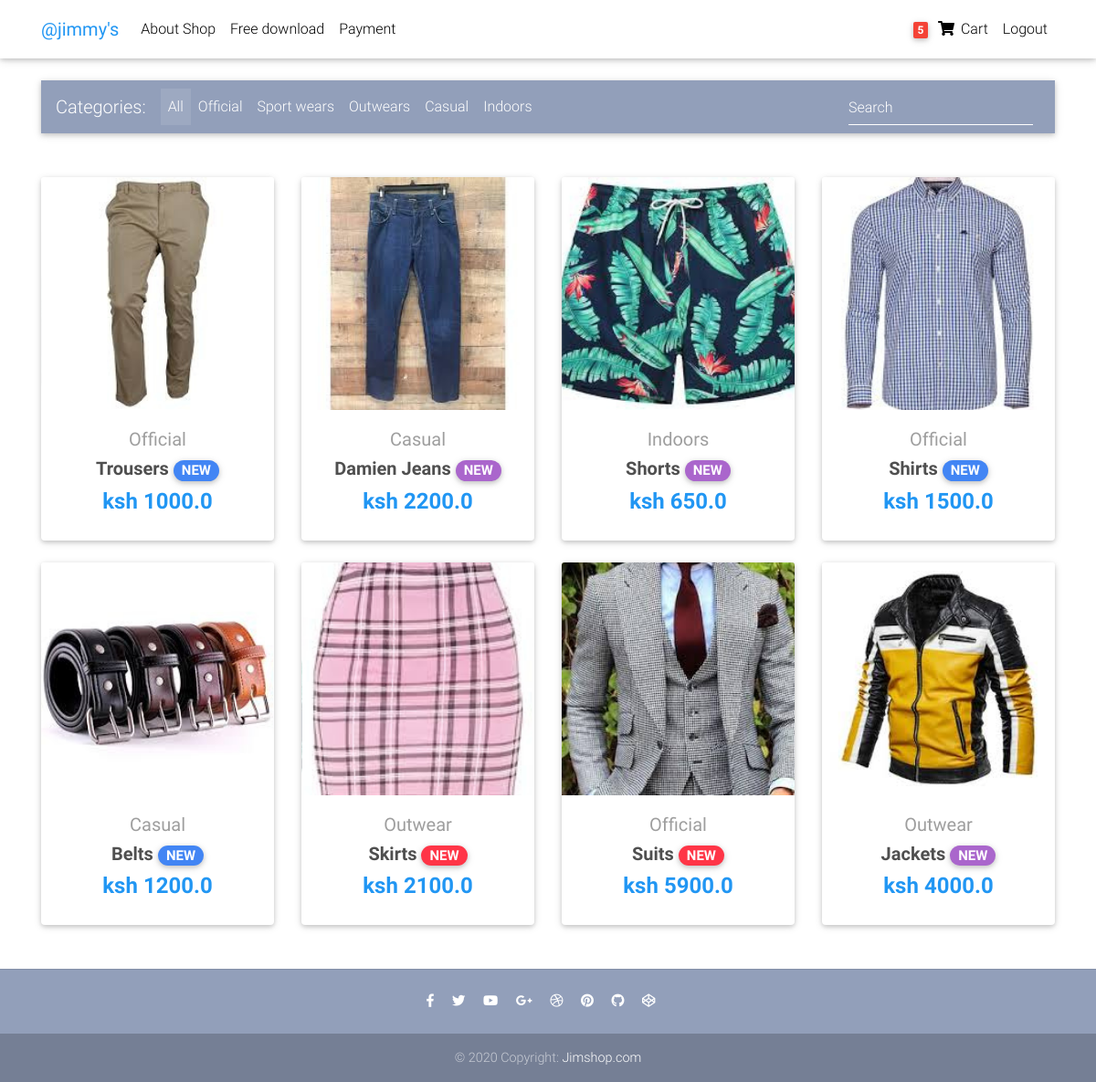
Page /core/ (signed in) on the committed database.
### core/models.py (models this page shows, shortened)
class Order(models.Model):
    user = models.ForeignKey(settings.AUTH_USER_MODEL, on_delete=models.CASCADE)
    items = models.ManyToManyField(OrderItem)
    start_date = models.DateTimeField(auto_now_add=True)
    ordered_date = models.DateTimeField()
    ordered = models.BooleanField(default=False)
    payment_address = models.ForeignKey('PaymentAddress', on_delete=models.SET_NULL, blank=True, null=True)
    payment = models.ForeignKey('Payment', on_delete=models.SET_NULL, blank=True, null=True)

class Item(models.Model):
    title = models.CharField(max_length=100)
    price = models.FloatField()
    discount_price = models.FloatField(blank=True, null=True)
    category = models.CharField(choices=CATEGORY_CHOICES, max_length=2)
    label = models.CharField(choices=LABEL_CHOICES, max_length=1)
    slug = models.SlugField()
    description = models.TextField(default="This is a product description")
    image = models.ImageField(blank=True, null=True, default = "")
    def get_absolute_url(self):
        return reverse("core:products", kwargs={'slug': self.slug})
    @property
    def imageUrl(self):
        try:
            url = self.image.url
        except:
            url = ''
        return url

### core/views.py (the view)
# urls.py: path('', views.HomeView.as_view(), name='home'),
class HomeView(ListView):
    model = Item
    paginate_by = 10
    template_name = "home-page.html"

### core/templatetags/cart_template_tags.py (called while the page is built)
@register.filter
def cart_item_count(user):
    if user.is_authenticated:
        qs = Order.objects.filter(user=user, ordered=False)
        if qs.exists():
            return qs[0].items.count()
    return 0

### templates/home-page.html (shortened to what this page needs)
{% extends 'base.html' %}
{% block content%}
<body>
  <main>
    <div class="container">
      <nav class="navbar navbar-expand-lg navbar-dark mdb-color lighten-3 mt-3 mb-5">
        <span class="navbar-brand">Categories:</span>
        <div class="collapse navbar-collapse" id="basicExampleNav">
          <ul class="navbar-nav mr-auto">
            <li class="nav-item active">
              <a class="nav-link" href="#">All
              </a>
            </li>
            <li class="nav-item">
              <a class="nav-link" href="#">Official</a>
            </li>
            <li class="nav-item">
              <a class="nav-link" href="#">Sport wears</a>
            </li>
            <li class="nav-item">
              <a class="nav-link" href="#">Outwears</a>
            </li>
            <li class="nav-item">
              <a class="nav-link" href="#">Casual</a>
            </li>
            <li class="nav-item">
              <a class="nav-link" href="#">Indoors</a>
            </li>
          </ul>
          <form class="form-inline">
            <div class="md-form my-0">
              <input class="form-control mr-sm-2" type="text" placeholder="Search" aria-label="Search">
            </div>
          </form>
        </div>
      </nav>
      <section class="text-center mb-4">
        <div class="row wow fadeIn">
          {% for item in object_list %}
          <div class="col-lg-3 col-md-6 mb-4">
            <div class="card">
              <div class="view overlay">
                <img src="{{item.imageUrl}}" class="card-img-top"
                  alt="">
              </div>
              <div class="card-body text-center">
                <a href="" class="grey-text">
                  <h5>{{ item.get_category_display }}</h5>
                </a>
                <h5>
                  <strong>
                    <a href="{{ item.get_absolute_url }}" class="dark-grey-text">{{ item.title }}
                      <span class="badge badge-pill {{ item.get_label_display }}-color">NEW</span>
                    </a>
                  </strong>
                </h5>
                <h4 class="font-weight-bold blue-text">
                  <strong>ksh
                    {% if item.discount_price %}
                      {{ item.discount_price }}
                    {% else %}
                      {{ item.price }}
                    {% endif %}
                  </strong>
                </h4>
              </div>
            </div>
          </div>
          {% endfor %}
        </div>
      </section>
    </div>
  </main>
</body>
</html>
{% endblock %}

### templates/navbar.html (shortened to what this page needs)
{% load cart_template_tags %}
<nav class="navbar fixed-top navbar-expand-lg navbar-light white scrolling-navbar">
    <div class="container">
        <a class="navbar-brand waves-effect" href="{% url 'core:home' %}">
            <strong class="blue-text">@jimmy's</strong>
        </a>
        <div class="collapse navbar-collapse" id="navbarSupportedContent">
            <ul class="navbar-nav mr-auto">
            <li class="nav-item">
                <a class="nav-link waves-effect" href="https://mdbootstrap.com/docs/jquery/" target="_blank">About Shop</a>
            </li>
            <li class="nav-item">
                <a class="nav-link waves-effect" href="https://mdbootstrap.com/docs/jquery/getting-started/download/"
                target="_blank">Free download</a>
            </li>
            <li class="nav-item">
                <a class="nav-link waves-effect" href="{% url 'payment:payment' %}">Payment</a>
            </li>
            </ul>
            <ul class="navbar-nav nav-flex-icons">
                {% if request.user.is_authenticated %}
                <li class="nav-item">
                    <a href="{% url 'core:order-summary' %}" class="nav-link waves-effect">
                        <span class="badge red z-depth-1 mr-1"> {{ request.user|cart_item_count }} </span>
                        <i class="fas fa-shopping-cart"></i>
                        <span class="clearfix d-none d-sm-inline-block"> Cart </span>
                    </a>
                </li>
                <li class="nav-item">
                    <a href="{% url 'account_logout' %}" class="nav-link waves-effect">
                        <span class="clearfix d-none d-sm-inline-block"> Logout </span>
                    </a>
                </li>
                {% endif %}
            </ul>
        </div>
    </div>
</nav>

### templates/base.html (style rules this page uses)
html, body, header, .carousel { height: 60vh; }

### rows in the picture
Item: imageUrl (picture), category "Official", title "Trousers", discount_price "1000.0"
Item: imageUrl (picture), category "Casual", title "Damien Jeans", price "2200.0"
Item: imageUrl (picture), category "Indoors", title "Shorts", discount_price "650.0"
Item: imageUrl (picture), category "Official", title "Shirts", price "1500.0"
Item: imageUrl (picture), category "Casual", title "Belts", price "1200.0"
Item: imageUrl (picture), category "Outwear", title "Skirts", discount_price "2100.0"
Item: imageUrl (picture), category "Official", title "Suits", discount_price "5900.0"
Item: imageUrl (picture), category "Outwear", title "Jackets", price "4000.0"

### other values in the picture
{{ request.user|cart_item_count }} "5"
